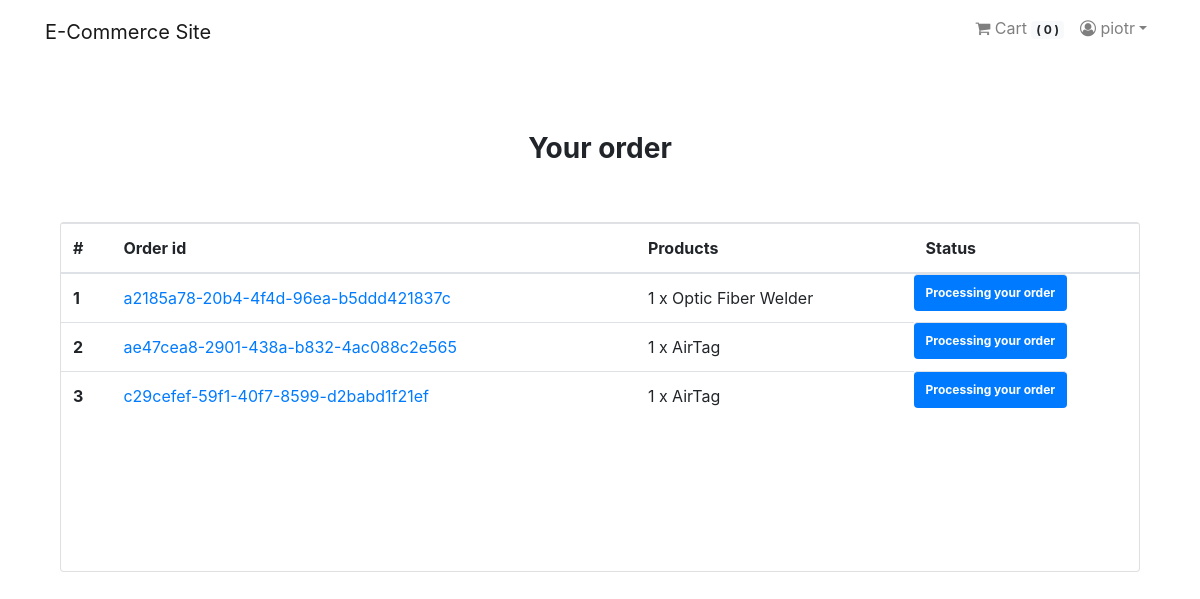
/payment/order/ (signed in), run on the app's committed database.
### Login_API/models.py (models this page shows, shortened)
class User(AbstractBaseUser, PermissionsMixin):
    email = models.EmailField(unique=True, null=False)
    is_staff = models.BooleanField(
        ugettext_lazy('Staff status'),
        default=False,
        help_text=ugettext_lazy('Indicates whether the user can be logged in to the site')
    )
    is_active = models.BooleanField(
        ugettext_lazy('Active status'),
        default=True,
        help_text=ugettext_lazy('Indicates whether the user is active')
    )
    USERNAME_FIELD = 'email'
    objects = MyUserManager()

class Profile(models.Model):
    user = models.OneToOneField(User, on_delete=models.CASCADE, related_name='profile')
    username = models.CharField(max_length=50, blank=True)
    full_name = models.CharField(max_length=50, blank=True)
    adderss_1 = models.TextField(max_length=100, blank=True)
    city = models.CharField(max_length=50, blank=True)
    zipcode = models.CharField(max_length=10, blank=True)
    country = models.CharField(max_length=20, blank=True)
    phone = models.CharField(max_length=15, blank=True)
    date_joined = models.DateTimeField(auto_now_add=True)

### Order_API/models.py (models this page shows, shortened)
class Order(models.Model):
    order_items = models.ManyToManyField(Cart)
    user = models.ForeignKey(settings.AUTH_USER_MODEL, on_delete=models.CASCADE)
    ordered = models.BooleanField(default=False)
    created_date = models.DateTimeField(auto_now_add=True)
    payment_id = models.CharField(max_length=200, blank=True, null=True)
    order_id = models.CharField(max_length=100, blank=True, null=True)

class Cart(models.Model):
    user = models.ForeignKey(settings.AUTH_USER_MODEL, on_delete=models.CASCADE, related_name='cart')
    item = models.ForeignKey(Product, on_delete=models.CASCADE)
    quantity = models.IntegerField(default=1)
    purchased = models.BooleanField(default=False)
    created_date = models.DateTimeField(auto_now_add=True)
    updated = models.DateTimeField(auto_now=True)
    def __str__(self):
        return f'{self.quantity} x {self.item}'

### Shop_API/models.py (models this page shows)
class Product(models.Model):
    main_image = models.ImageField(upload_to='Product')
    name = models.CharField(max_length=20)
    category = models.ForeignKey(Category, on_delete=models.CASCADE, related_name='category')
    preview_text = models.TextField(max_length=200, verbose_name='Preview text')
    details_text = models.TextField(max_length=1000, verbose_name='Description')
    price = models.FloatField()
    old_price = models.FloatField(default=0.00)
    created_date = models.DateTimeField(auto_now_add=True)
    def __str__(self):
        return self.name
    class Meta:
        ordering = ['-created_date',]

### Payment_API/views.py (the view)
# urls.py: path('order/', views.order_view, name='order'),
@login_required
def order_view(request):
    try:
        orders = Order.objects.filter(user=request.user, ordered=True)
        context = {'orders':orders}
    except:
        messages.warning(request, "There is no active order")
        return redirect('Shop_API:home')
    return render(request, 'Payment_API/order.html', context)

### Order_API/templatetags/cart_tag.py (called while the page is built)
@register.filter
def cart_total(user):
    order = Order.objects.filter(user=user, ordered=False)
    if order.exists():
        return order[0].order_items.count()
    else:
        return 0

### templates/Payment_API/order.html
{% extends 'base.html' %}
{% block body %}
<div class="container mt-5">
  <h3 class="text-center"><strong>Your order</strong></h3>
  <div class="row">
    <div class="col-md-12">
      <div class="card mt-5">
        <div class="table-responsive">
          <table class="table">
            <thead>
              <tr>
                <th scope="col">#</th>
                <th scope="col">Order id</th>
                <th scope="col">Products</th>
                <th scope="col">Status</th>
              </tr>
            </thead>
            <tbody>
              {% for order in orders %}
                <tr>
                  <th scope="row">{{ forloop.counter }}</th>
                  <td><a href="#">{{ order.order_id }}</a></td>
                  <td>
                    {% for item in order.order_items.all %}
                      {{ item }}
                      <br>
                    {% endfor %}
                  </td>
                  <td <span class="badge badge-primary">Processing your order</span></td>
                </tr>
              {% endfor %}
            </tbody>
          </table>
        </div>
      </div>
    </div>
  </div>
</div>
{% endblock %}

### templates/nav_bar.html (shortened to what this page needs)
{% load cart_tag %}
<nav class="navbar navbar-expand-lg navbar-light bg-li">
  <div class="container">
    <a class="navbar-brand" href="{% url 'Shop_API:home' %}">E-Commerce Site</a>
  <div class="collapse navbar-collapse" id="navbarNav">
    <ul class="navbar-nav ml-auto">
      {% if request.user.is_authenticated %}
      <li class="nav-item">
        <a class="nav-link" href="{% url 'Order_API:cart' %}"><i class="fa fa-shopping-cart" aria-hidden="true"></i> Cart
          <span class="badge badge-light">( {{ request.user|cart_total }} )</span>
        </a>
      </li>
      <br><br>
      <li class="nav-item dropdown">
        <a class="nav-link dropdown-toggle" href="#" id="navbarDropdown"
        role="button" data-toggle="dropdown" aria-haspopup="true"
        aria-expanded="false">
<i class="fa fa-user-circle-o" aria-hidden="true"></i> {{ request.user.profile.username }}</a>
      </li>
      {% else %}
      <li class="nav-item">
          <a class="btn btn-info btn-sm" href="{% url 'Login_API:login' %}">Login</a>
          <a class="btn btn-info btn-sm" href="{% url 'Login_API:signup' %}">Sign Up</a>
      </li>
      {% endif %}
    </ul>
  </div>
  </div>
</nav>

### templates/base.html (style rules this page uses)
.card { height: 350px; }

### data on the page
User: user|cart_total "0", user.profile.username "piotr"
Order: order_id "a2185a78-20b4-4f4d-96ea-b5ddd421837c"
Cart: quantity+item "1 x Optic Fiber Welder"
Order: order_id "ae47cea8-2901-438a-b832-4ac088c2e565"
Cart: quantity+item "1 x AirTag"
Order: order_id "c29cefef-59f1-40f7-8599-d2babd1f21ef"
Cart: quantity+item "1 x AirTag"
